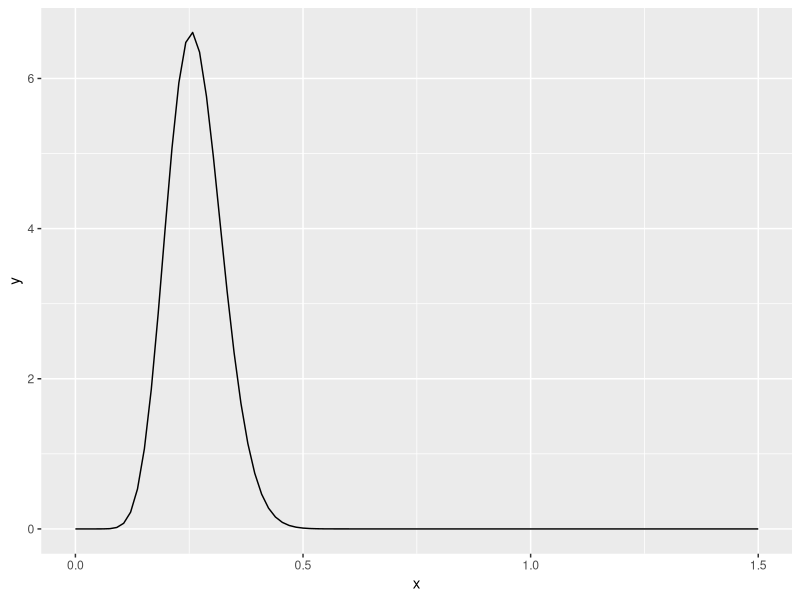
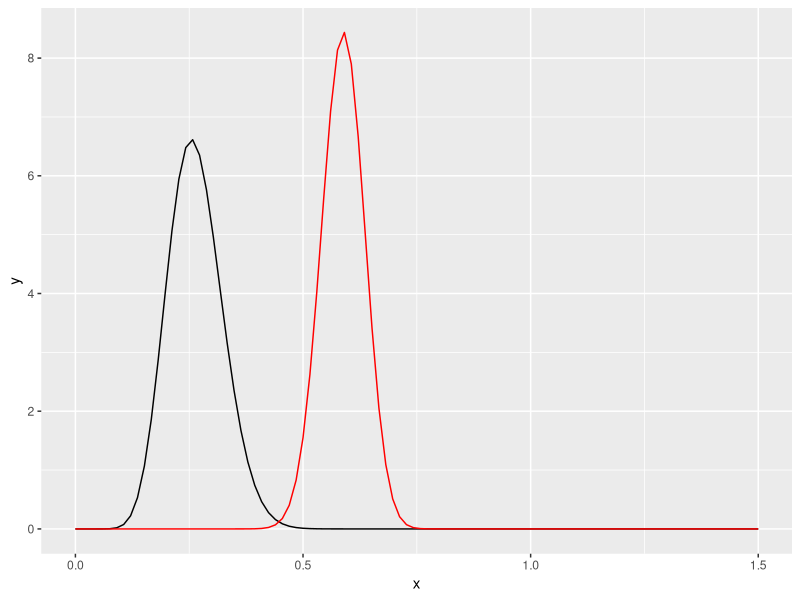
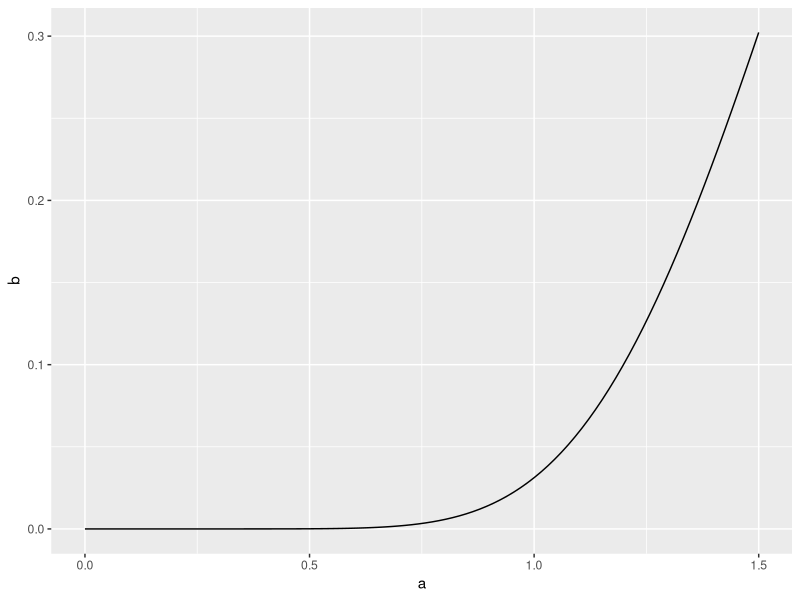
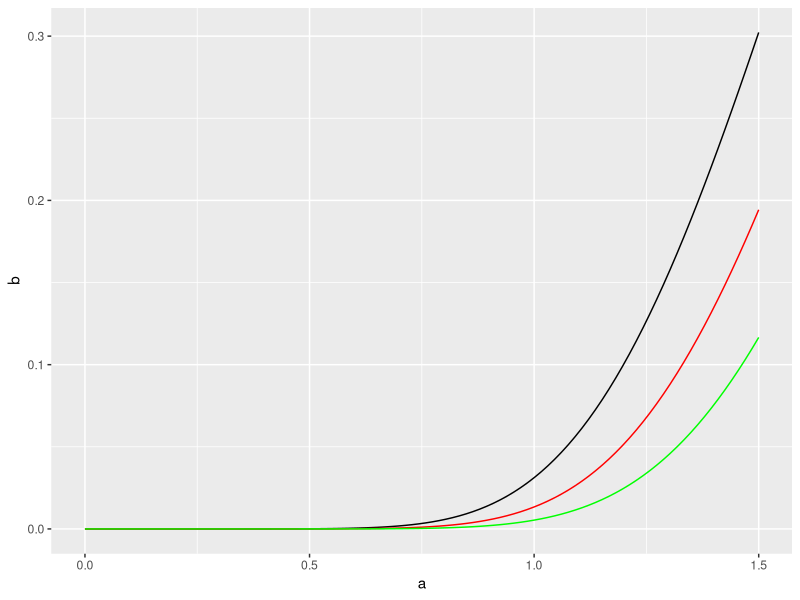

R code for these plots, in order:
# Problem 1
library(ggplot2)
x=seq(0,1.5,length=100)
y=dbeta(x,14,39)
z=dbeta(x,64,45)
dat1 <- data.frame(x,y,z)
ggplot(data=dat1, aes(x,y))+geom_line()
ggplot(data=dat1, aes(x,y))+geom_line()+geom_line(data=dat1,aes(x,z),color="red")

# Problem 2
a=seq(0,1.5,length=100)
b=dgamma(a,14,6)
c=dgamma(a,15,6)
d=dgamma(a,16,6)
dat1 <- data.frame(a,b,c,d)
ggplot(data=dat1, aes(a,b))+geom_line()
ggplot(data=dat1, aes(a,b))+geom_line()+
  geom_line(data=dat1,aes(a,c),color="red")+
  geom_line(data=dat1,aes(a,d),color="green")

